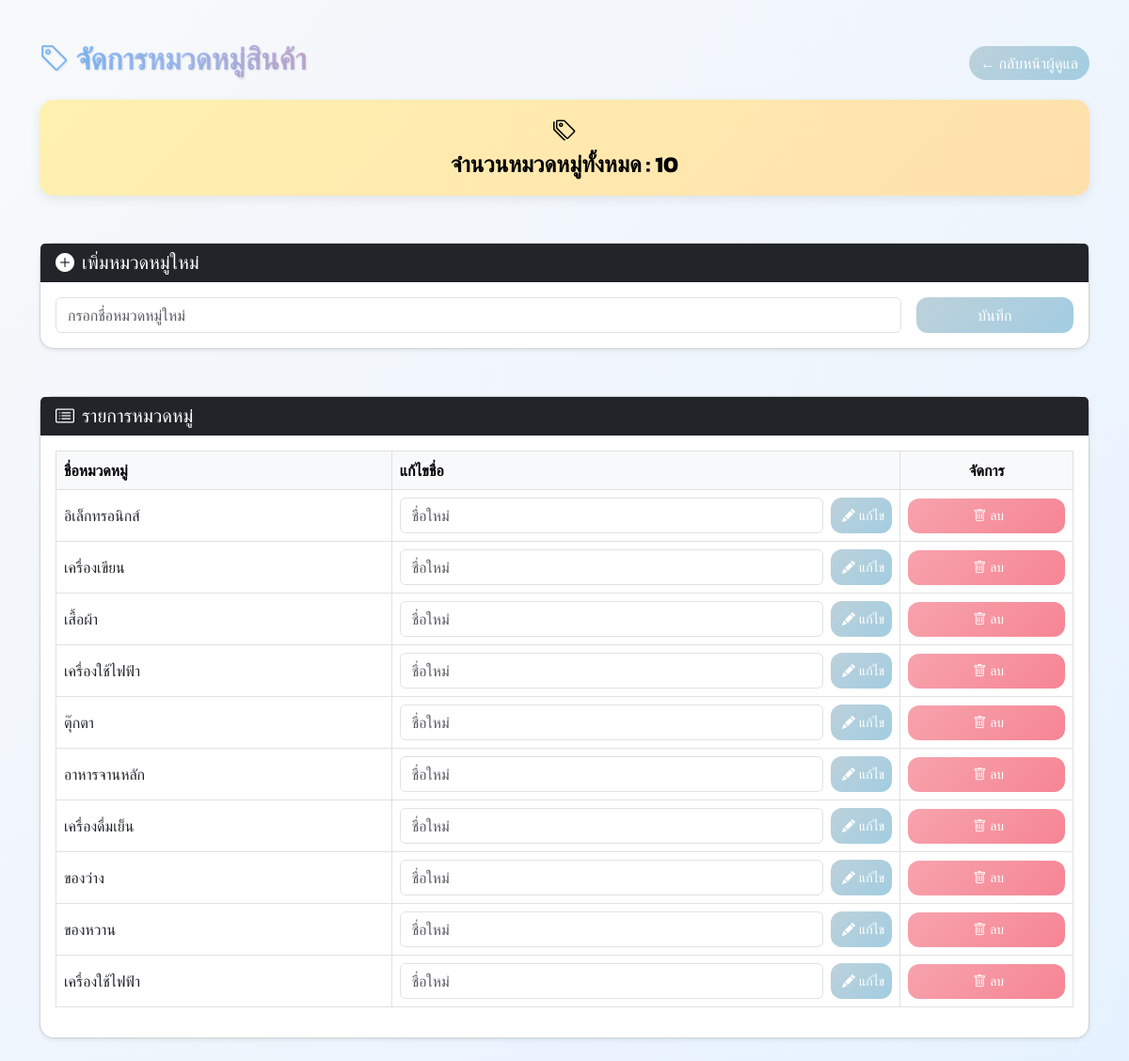
The app's page /admin/category.php (signed in) with its own data.
### tables this page shows
CREATE TABLE `categories` (
  `category_id` int(11) NOT NULL,
  `category_name` varchar(100) NOT NULL
);

### admin/category.php (the view, shortened to what this page needs)
<?php
require '../config.php';
$categories = $conn->query("SELECT * FROM categories ORDER BY category_id ASC")->fetchAll(PDO::FETCH_ASSOC);
$totalCategories = count($categories);
?>
<!DOCTYPE html>
<html lang="th">
<head>
    <link href="https://cdn.jsdelivr.net/npm/bootstrap@5.3.0/dist/css/bootstrap.min.css" rel="stylesheet">
    <link href="https://cdn.jsdelivr.net/npm/bootstrap-icons@1.13.0/font/bootstrap-icons.css" rel="stylesheet">
</head>
<body class="bg-light py-4">
    <div class="container">
        <div class="d-flex justify-content-between align-items-center mb-3">
            <h2 class="text-gradient"><i class="bi bi-tag"></i> จัดการหมวดหมู่สินค้า</h2>
            <a href="index.php" class="btn btn-gradient btn-edit rounded-pill">← กลับหน้าผู้ดูแล</a>
        </div>
        <div class="stat-card mb-4">
            <i class="bi bi-tags stat-icon text-black"></i>
            <div class="fs-4 fw-bold text-black">จำนวนหมวดหมู่ทั้งหมด : <?= $totalCategories ?></div>
        </div>
        <div class="card shadow-sm mb-4">
            <div class="card-header bg-dark text-white">
                <h5 class="mb-0"><i class="bi bi-plus-circle-fill me-2"></i>เพิ่มหมวดหมู่ใหม่</h5>
            </div>
            <div class="card-body">
                <form method="post" class="row g-3">
                    <div class="col-md-10">
                        <input type="text" name="category_name" class="form-control" placeholder="กรอกชื่อหมวดหมู่ใหม่" required>
                    </div>
                    <div class="col-md-2 d-grid">
                        <button type="submit" name="add_category" class="btn btn-gradient btn-edit">บันทึก</button>
                    </div>
                </form>
            </div>
        </div>
        <div class="card shadow-sm">
            <div class="card-header bg-dark text-white">
                <h5 class="mb-0"><i class="bi bi-card-list me-2"></i>รายการหมวดหมู่</h5>
            </div>
            <div class="card-body">
                <table class="table table-hover table-bordered align-middle">
                    <thead class="table-light">
                        <tr>
                            <th>ชื่อหมวดหมู่</th>
                            <th style="width: 50%;">แก้ไขชื่อ</th>
                            <th style="width: 17%;" class="text-center">จัดการ</th>
                        </tr>
                    </thead>
                    <tbody>
                        <?php foreach ($categories as $cat): ?>
                            <tr>
                                <td><?= htmlspecialchars($cat['category_name']) ?></td>
                                <td>
                                    <form method="post" class="d-flex">
                                        <input type="text" name="new_name" class="form-control me-2" placeholder="ชื่อใหม่" required>
                                        <button type="submit" name="update_category" class="btn btn-sm btn-gradient btn-edit align-items-center d-flex"><i class="bi bi-pencil-fill mx-1"></i>แก้ไข</button>
                                    </form>
                                <td class="text-center">
                                    <button class="btn btn-sm btn-delete p-2 w-100"
                                        onclick="confirmDelete(<?= $cat['category_id'] ?>)"><i class="bi bi-trash mx-1"></i>ลบ</button>
                                </td>
                            </tr>
                        <?php endforeach; ?>
                    </tbody>
                </table>
            </div>
        </div>
    </div>
</body>
</html>

### admin/category.php (style rules this page uses)
body { font-family: 'Kanit', 'Nunito'; background: linear-gradient(135deg, #f8f9fa, #e6f2ff); margin-top: 20px; }
.text-gradient { background: linear-gradient(90deg, #80c2ffff, #a7c5ffff, #cdb4db); -webkit-background-clip: text; -webkit-text-fill-color: transparent; font-weight: 700; font-size: 2rem; text-shadow: 1px 1px 2px rgba(0, 0, 0, 0.1); }
.btn-gradient { color: white; font-weight: 500; border-radius: 12px; transition: all 0.3s; border: none; }
.btn-edit { background: linear-gradient(135deg, #bdd1dbff, #a2cde1ff); }
.btn-delete { background: linear-gradient(135deg, #f7a3adff, #f68594ff); color: white; font-weight: 500; border-radius: 12px; transition: all 0.3s; border: none; }
.card { border-radius: 15px; box-shadow: 0px 4px 15px rgba(0, 0, 0, 0.1); margin-top: 50px; }
.stat-card { border-radius: 15px; padding: 15px; text-align: center; color: white; background: linear-gradient(135deg, #fff1b0, #ffe0ac); box-shadow: 0 4px 12px rgba(0, 0, 0, 0.08); margin-bottom: 20px; }
.stat-icon { font-size: 1.5rem; margin-bottom: 5px; }

### records on screen
categories: category_name "อิเล็กทรอนิกส์"
categories: category_name "เครื่องเขียน"
categories: category_name "เสื้อผ้า"
categories: category_name "เครื่องใช้ไฟฟ้า"
categories: category_name "ตุ๊กตา"
categories: category_name "อาหารจานหลัก"
categories: category_name "เครื่องดื่มเย็น"
categories: category_name "ของว่าง"
categories: category_name "ของหวาน"
categories: category_name "เครื่องใช้ไฟฟ้า"

### other values on screen
$totalCategories "10"
